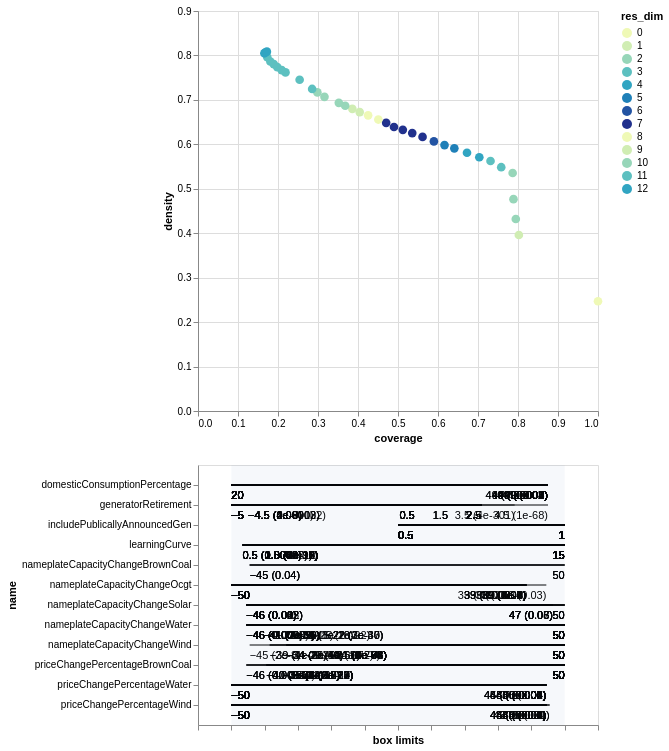

The cell this chart's notebook holds for it:
### Code cell
box1.inspect_tradeoff()

### Figure 1 — Vega-Lite specification as saved in the notebook (floating-point values rounded to 4 significant figures; data arrays with more than 128 entries replaced by an {"elided": "..."} marker saying what was removed)
{"config": {"view": {"continuousWidth": 400, "continuousHeight": 300}}, "vconcat": [{"data": {"name": "data-801f2950124e55df7484efd47edffedb"}, "mark": {"type": "circle", "size": 75}, "encoding": {"color": {"type": "ordinal", "field": "res_dim", "scale": {"range": ["#eff9b6", "#d0edb3", "#97d6b9", "#5dc0c0", "#31a5c2", "#1f80b8", "#2354a3", "#21318d"]}}, "opacity": {"condition": {"value": 1, "selection": "selector001"}, "value": 0.4}, "tooltip": [{"type": "ordinal", "field": "id"}, {"type": "quantitative", "field": "coverage", "format": ".2"}, {"type": "quantitative", "field": "density", "format": ".2"}, {"type": "ordinal", "field": "res_dim"}], "x": {"type": "quantitative", "field": "coverage"}, "y": {"type": "quantitative", "field": "density"}}, "height": 400, "selection": {"selector001": {"type": "single", "fields": ["id"]}}, "width": 400}, {"layer": [{"data": {"name": "data-e7f11652c70f12f988dde7797eb484b6"}, "mark": "rule", "encoding": {"x": {"type": "quantitative", "axis": {"grid": false, "labels": false, "title": "box limits"}, "field": "x_lower", "scale": {"domain": [0, 1], "padding": 0.1}}, "x2": {"field": "x_upper"}, "y": {"type": "nominal", "field": "name", "scale": {"padding": 1.0}}}, "transform": [{"calculate": "(datum.x1-datum.minimum)/(datum.maximum-datum.minimum)", "as": "x_lower"}, {"calculate": "(datum.x2-datum.minimum)/(datum.maximum-datum.minimum)", "as": "x_upper"}, {"filter": {"selection": "selector001"}}], "width": 400}, {"data": {"name": "data-e7f11652c70f12f988dde7797eb484b6"}, "mark": {"type": "text", "align": "left", "baseline": "top", "dy": 5}, "encoding": {"text": {"type": "ordinal", "field": "text"}, "x": {"type": "quantitative", "axis": {"grid": false, "labels": false, "title": "box limits"}, "field": "x_lower", "scale": {"domain": [0, 1], "padding": 0.1}}, "x2": {"field": "x_upper"}, "y": {"type": "nominal", "field": "name", "scale": {"padding": 1.0}}}, "transform": [{"calculate": "(datum.x1-datum.minimum)/(datum.maximum-datum.minimum)", "as": "x_lower"}, {"calculate": "(datum.x2-datum.minimum)/(datum.maximum-datum.minimum)", "as": "x_upper"}, {"filter": {"selection": "selector001"}}, {"calculate": "datum.qp_lower>0?format(datum.x1, \".2\")+\" (\"+format(datum.qp_lower, \".1~g\")+\")\" :format(datum.x1, \".2\")", "as": "text"}], "width": 400}, {"data": {"name": "data-e7f11652c70f12f988dde7797eb484b6"}, "mark": {"type": "text", "align": "right", "baseline": "top", "dy": 5}, "encoding": {"text": {"type": "ordinal", "field": "text"}, "x": {"type": "quantitative", "field": "x_upper"}, "x2": {"field": "x_upper"}, "y": {"type": "nominal", "field": "name", "scale": {"padding": 1.0}}}, "transform": [{"calculate": "(datum.x1-datum.minimum)/(datum.maximum-datum.minimum)", "as": "x_lower"}, {"calculate": "(datum.x2-datum.minimum)/(datum.maximum-datum.minimum)", "as": "x_upper"}, {"filter": {"selection": "selector001"}}, {"calculate": "datum.qp_upper>0?format(datum.x2, \".2\")+\" (\"+format(datum.qp_upper, \".1\")+\")\" :format(datum.x2, \".2\")", "as": "text"}], "width": 400}, {"data": {"name": "data-bb8d07f6df3d47a6a475317795287b23"}, "mark": {"type": "rect", "opacity": 0.05}, "encoding": {"x": {"type": "quantitative", "field": "start"}, "x2": {"field": "end"}}}, {"data": {"name": "data-d751713988987e9331980363e24189ce"}, "mark": "point", "encoding": {"x": {"type": "quantitative", "field": "x"}, "y": {"type": "nominal", "field": "name"}}, "transform": [{"filter": {"selection": "selector001"}}], "width": 400}, {"data": {"name": "data-d751713988987e9331980363e24189ce"}, "mark": {"type": "text", "align": "center", "baseline": "top", "dy": 5}, "encoding": {"text": {"type": "nominal", "field": "item"}, "x": {"type": "quantitative", "field": "x"}, "y": {"type": "nominal", "field": "name"}}, "transform": [{"filter": {"selection": "selector001"}}], "width": 400}]}], "$schema": "https://vega.github.io/schema/vega-lite/v4.0.2.json", "datasets": {"data-801f2950124e55df7484efd47edffedb": [{"coverage": 1.0, "density": 0.2468, "id": 0, "mass": 1.0, "mean": 0.2468, "res_dim": 0}, {"coverage": 0.8021, "density": 0.396, "id": 1, "mass": 0.5, "mean": 0.396, "res_dim": 1}, {"coverage": 0.7945, "density": 0.4319, "id": 2, "mass": 0.4541, "mean": 0.4319, "res_dim": 2}, {"coverage": 0.7887, "density": 0.4767, "id": 3, "mass": 0.4084, "mean": 0.4767, "res_dim": 2}, {"coverage": 0.7866, "density": 0.5354, "id": 4, "mass": 0.3627, "mean": 0.5354, "res_dim": 2}, {"coverage": 0.7581, "density": 0.5486, "id": 5, "mass": 0.3411, "mean": 0.5486, "res_dim": 3}, {"coverage": 0.7313, "density": 0.5625, "id": 6, "mass": 0.3209, "mean": 0.5625, "res_dim": 3}, {"coverage": 0.7033, "density": 0.571, "id": 7, "mass": 0.304, "mean": 0.571, "res_dim": 4}, {"coverage": 0.6725, "density": 0.5811, "id": 8, "mass": 0.2857, "mean": 0.5811, "res_dim": 4}, {"coverage": 0.6408, "density": 0.5909, "id": 9, "mass": 0.2677, "mean": 0.5909, "res_dim": 5}, {"coverage": 0.6163, "density": 0.5983, "id": 10, "mass": 0.2543, "mean": 0.5983, "res_dim": 5}, {"coverage": 0.5897, "density": 0.6066, "id": 11, "mass": 0.24, "mean": 0.6066, "res_dim": 6}, {"coverage": 0.5614, "density": 0.6168, "id": 12, "mass": 0.2247, "mean": 0.6168, "res_dim": 7}, {"coverage": 0.5356, "density": 0.6253, "id": 13, "mass": 0.2114, "mean": 0.6253, "res_dim": 7}, {"coverage": 0.512, "density": 0.6326, "id": 14, "mass": 0.1998, "mean": 0.6326, "res_dim": 7}, {"coverage": 0.49, "density": 0.639, "id": 15, "mass": 0.1893, "mean": 0.639, "res_dim": 7}, {"coverage": 0.4704, "density": 0.6483, "id": 16, "mass": 0.1791, "mean": 0.6483, "res_dim": 7}, {"coverage": 0.4508, "density": 0.6558, "id": 17, "mass": 0.1697, "mean": 0.6558, "res_dim": 8}, {"coverage": 0.4253, "density": 0.6652, "id": 18, "mass": 0.1578, "mean": 0.6652, "res_dim": 8}, {"coverage": 0.4042, "density": 0.6726, "id": 19, "mass": 0.1484, "mean": 0.6726, "res_dim": 9}, {"coverage": 0.3858, "density": 0.6798, "id": 20, "mass": 0.1401, "mean": 0.6798, "res_dim": 9}, {"coverage": 0.368, "density": 0.6868, "id": 21, "mass": 0.1323, "mean": 0.6868, "res_dim": 10}, {"coverage": 0.3521, "density": 0.6934, "id": 22, "mass": 0.1253, "mean": 0.6934, "res_dim": 10}, {"coverage": 0.3162, "density": 0.7069, "id": 23, "mass": 0.1104, "mean": 0.7069, "res_dim": 10}, {"coverage": 0.2985, "density": 0.7169, "id": 24, "mass": 0.1028, "mean": 0.7169, "res_dim": 10}, {"coverage": 0.2853, "density": 0.7246, "id": 25, "mass": 0.09721, "mean": 0.7246, "res_dim": 11}, {"coverage": 0.2541, "density": 0.7452, "id": 26, "mass": 0.08417, "mean": 0.7452, "res_dim": 11}, {"coverage": 0.2188, "density": 0.7619, "id": 27, "mass": 0.07089, "mean": 0.7619, "res_dim": 11}, {"coverage": 0.2092, "density": 0.7671, "id": 28, "mass": 0.06732, "mean": 0.7671, "res_dim": 11}, {"coverage": 0.1982, "density": 0.7737, "id": 29, "mass": 0.06325, "mean": 0.7737, "res_dim": 11}, {"coverage": 0.1894, "density": 0.7803, "id": 30, "mass": 0.0599, "mean": 0.7803, "res_dim": 11}, {"coverage": 0.1809, "density": 0.7864, "id": 31, "mass": 0.05678, "mean": 0.7864, "res_dim": 11}, {"coverage": 0.1732, "density": 0.7962, "id": 32, "mass": 0.0537, "mean": 0.7962, "res_dim": 11}, {"coverage": 0.166, "density": 0.8048, "id": 33, "mass": 0.05091, "mean": 0.8048, "res_dim": 12}, {"coverage": 0.1678, "density": 0.8063, "id": 34, "mass": 0.05138, "mean": 0.8063, "res_dim": 12}, {"coverage": 0.1722, "density": 0.8085, "id": 35, "mass": 0.05259, "mean": 0.8085, "res_dim": 12}], "data-e7f11652c70f12f988dde7797eb484b6": {"elided": "270 records"}, "data-bb8d07f6df3d47a6a475317795287b23": [{"end": 1, "start": 0}], "data-d751713988987e9331980363e24189ce": []}}
